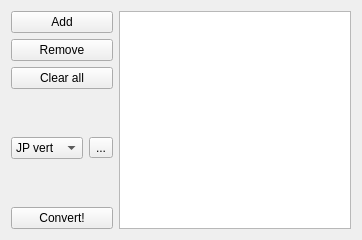
<?xml version="1.0" encoding="UTF-8"?>
<ui version="4.0">
 <class>form_OCR</class>
 <widget class="QWidget" name="form_OCR">
  <property name="geometry">
   <rect>
    <x>0</x>
    <y>0</y>
    <width>362</width>
    <height>240</height>
   </rect>
  </property>
  <property name="windowTitle">
   <string>OCR</string>
  </property>
  <layout class="QHBoxLayout" name="horizontalLayout_2">
   <item>
    <layout class="QVBoxLayout" name="verticalLayout">
     <item>
      <widget class="QPushButton" name="pushButton_add">
       <property name="text">
        <string>Add</string>
       </property>
      </widget>
     </item>
     <item>
      <widget class="QPushButton" name="pushButton_remove">
       <property name="text">
        <string>Remove</string>
       </property>
      </widget>
     </item>
     <item>
      <widget class="QPushButton" name="pushButton_clearAll">
       <property name="text">
        <string>Clear all</string>
       </property>
      </widget>
     </item>
     <item>
      <spacer name="verticalSpacer_2">
       <property name="orientation">
        <enum>Qt::Vertical</enum>
       </property>
       <property name="sizeType">
        <enum>QSizePolicy::Expanding</enum>
       </property>
       <property name="sizeHint" stdset="0">
        <size>
         <width>20</width>
         <height>40</height>
        </size>
       </property>
      </spacer>
     </item>
     <item>
      <layout class="QHBoxLayout" name="horizontalLayout">
       <item>
        <widget class="QComboBox" name="comboBox_config">
         <item>
          <property name="text">
           <string>JP vert</string>
          </property>
         </item>
         <item>
          <property name="text">
           <string>JP hor</string>
          </property>
         </item>
         <item>
          <property name="text">
           <string>ENG</string>
          </property>
         </item>
         <item>
          <property name="text">
           <string>Custom</string>
          </property>
         </item>
        </widget>
       </item>
       <item>
        <widget class="QToolButton" name="toolButton_config">
         <property name="enabled">
          <bool>true</bool>
         </property>
         <property name="layoutDirection">
          <enum>Qt::LeftToRight</enum>
         </property>
         <property name="text">
          <string>...</string>
         </property>
        </widget>
       </item>
      </layout>
     </item>
     <item>
      <spacer name="verticalSpacer">
       <property name="orientation">
        <enum>Qt::Vertical</enum>
       </property>
       <property name="sizeType">
        <enum>QSizePolicy::Expanding</enum>
       </property>
       <property name="sizeHint" stdset="0">
        <size>
         <width>20</width>
         <height>40</height>
        </size>
       </property>
      </spacer>
     </item>
     <item>
      <widget class="QPushButton" name="pushButton_convert">
       <property name="sizePolicy">
        <sizepolicy hsizetype="Minimum" vsizetype="Preferred">
         <horstretch>0</horstretch>
         <verstretch>0</verstretch>
        </sizepolicy>
       </property>
       <property name="text">
        <string>Convert!</string>
       </property>
      </widget>
     </item>
    </layout>
   </item>
   <item>
    <layout class="QVBoxLayout" name="verticalLayout_2">
     <item>
      <widget class="QListWidget" name="listWidget">
       <property name="sizePolicy">
        <sizepolicy hsizetype="Expanding" vsizetype="Expanding">
         <horstretch>0</horstretch>
         <verstretch>0</verstretch>
        </sizepolicy>
       </property>
       <property name="minimumSize">
        <size>
         <width>40</width>
         <height>40</height>
        </size>
       </property>
       <property name="autoFillBackground">
        <bool>false</bool>
       </property>
       <property name="dragDropMode">
        <enum>QAbstractItemView::NoDragDrop</enum>
       </property>
       <property name="resizeMode">
        <enum>QListView::Fixed</enum>
       </property>
      </widget>
     </item>
    </layout>
   </item>
  </layout>
 </widget>
 <tabstops>
  <tabstop>pushButton_add</tabstop>
  <tabstop>pushButton_remove</tabstop>
  <tabstop>comboBox_config</tabstop>
  <tabstop>toolButton_config</tabstop>
  <tabstop>pushButton_convert</tabstop>
  <tabstop>listWidget</tabstop>
 </tabstops>
 <resources/>
 <connections>
  <connection>
   <sender>pushButton_convert</sender>
   <signal>clicked(bool)</signal>
   <receiver>form_OCR</receiver>
   <slot>convert()</slot>
   <hints>
    <hint type="sourcelabel">
     <x>71</x>
     <y>174</y>
    </hint>
    <hint type="destinationlabel">
     <x>85</x>
     <y>241</y>
    </hint>
   </hints>
  </connection>
  <connection>
   <sender>pushButton_add</sender>
   <signal>clicked()</signal>
   <receiver>form_OCR</receiver>
   <slot>add()</slot>
   <hints>
    <hint type="sourcelabel">
     <x>60</x>
     <y>28</y>
    </hint>
    <hint type="destinationlabel">
     <x>154</x>
     <y>215</y>
    </hint>
   </hints>
  </connection>
  <connection>
   <sender>pushButton_remove</sender>
   <signal>clicked()</signal>
   <receiver>form_OCR</receiver>
   <slot>remove()</slot>
   <hints>
    <hint type="sourcelabel">
     <x>89</x>
     <y>57</y>
    </hint>
    <hint type="destinationlabel">
     <x>118</x>
     <y>233</y>
    </hint>
   </hints>
  </connection>
  <connection>
   <sender>pushButton_clearAll</sender>
   <signal>clicked()</signal>
   <receiver>form_OCR</receiver>
   <slot>clearAll()</slot>
   <hints>
    <hint type="sourcelabel">
     <x>33</x>
     <y>97</y>
    </hint>
    <hint type="destinationlabel">
     <x>43</x>
     <y>204</y>
    </hint>
   </hints>
  </connection>
 </connections>
 <slots>
  <slot>convert()</slot>
  <slot>add()</slot>
  <slot>remove()</slot>
  <slot>clearAll()</slot>
 </slots>
</ui>
